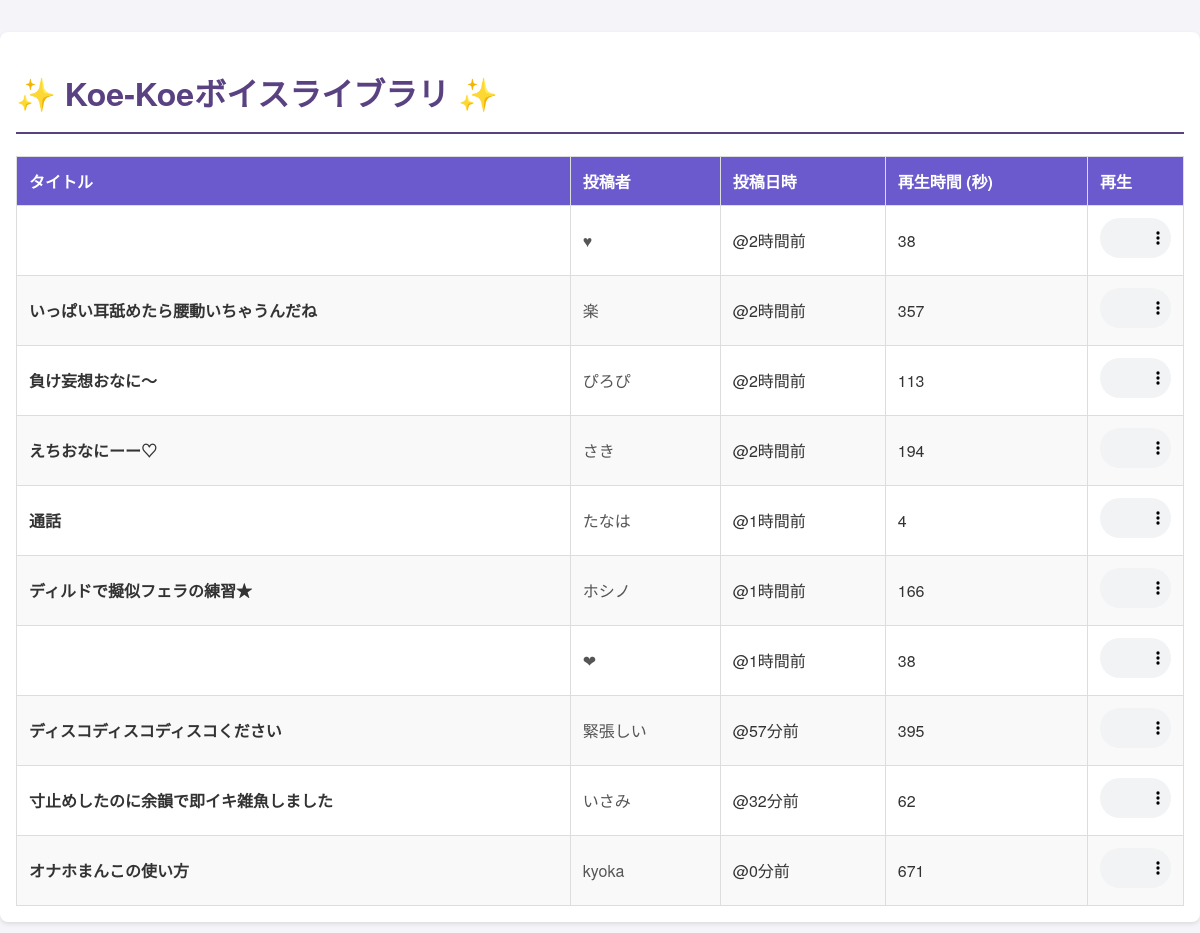
The page / on the database its author committed.
### tables this page shows
CREATE TABLE voices (
    id INTEGER PRIMARY KEY AUTOINCREMENT,
    title TEXT NOT NULL,
    author TEXT NOT NULL,
    posted_at TEXT NOT NULL,
    duration INTEGER,
    downloaded_at TIMESTAMP NOT NULL DEFAULT CURRENT_TIMESTAMP,
    filepath TEXT NOT NULL,
    koe_koe_id TEXT UNIQUE NOT NULL
);

### app.py (the view)
@app.route('/')
def index():
    conn = get_db()
    voices_raw = conn.execute('SELECT id, title, author, posted_at, duration, filepath, downloaded_at FROM voices ORDER BY downloaded_at DESC').fetchall()
    conn.close()
    voices = []
    for row in voices_raw:
        voice = dict(row)
        voice['audio_url'] = url_for('download_file', filename=os.path.basename(voice['filepath']))
        voices.append(voice)
    return render_template('index.html', voices=voices)

### app.py (called while the page is built)
def get_db():
    conn = get_db_connection()
    return conn

@app.teardown_appcontext
def close_connection(exception):
    pass

### database.py (called while the page is built)
def get_db_connection():
    conn = sqlite3.connect(DATABASE)
    conn.row_factory = sqlite3.Row
    return conn

### templates/index.html (shortened to what this page needs)
<!doctype html>
<html lang="ja">
<head>
</head>
<body>
    <div class="container">
        <h1>✨ Koe-Koeボイスライブラリ ✨</h1>
        <table>
            <thead>
                <tr>
                    <th>タイトル</th>
                    <th>投稿者</th>
                    <th>投稿日時</th>
                    <th>再生時間 (秒)</th>
                    <th>再生</th>
                </tr>
            </thead>
            <tbody>
                {% for voice in voices %}
                <tr>
                    <td class="title">{{ voice.title }}</td>
                    <td class="author">{{ voice.author }}</td>
                    <td>{{ voice.posted_at }}</td>
                    <td>{{ voice.duration if voice.duration is not none else 'N/A' }}</td>
                    <td>
                        {% if voice.audio_url %}
                        <audio controls preload="metadata">
                            <source src="{{ voice.audio_url }}" type="audio/mpeg">
                        </audio>
                        {% else %}
                        <span>再生不可</span>
                        {% endif %}
                    </td>
                </tr>
                {% else %}
                <tr>
                    <td colspan="5" style="text-align: center; padding: 2em;">まだボイスがありません。scraper.pyを実行して、ボイスをダウンロードしてください。</td>
                </tr>
                {% endfor %}
            </tbody>
        </table>
    </div>
</body>
</html>

### templates/index.html (style rules this page uses)
body { font-family: 'Helvetica Neue', 'Arial', 'Hiragino Kaku Gothic ProN', 'Hiragino Sans', 'Meiryo', sans-serif; margin: 0; padding: 0; background-color: #f4f4f9; color: #333; }
.container { max-width: 1200px; margin: 2em auto; padding: 1em; background-color: #fff; border-radius: 8px; box-shadow: 0 2px 4px rgba(0,0,0,0.1); }
h1 { color: #5a4181; border-bottom: 2px solid #5a4181; padding-bottom: 0.5em; }
table { width: 100%; border-collapse: collapse; margin-top: 1em; }
th, td { border: 1px solid #ddd; padding: 12px; text-align: left; vertical-align: middle; }
th { background-color: #6a5acd; color: white; }
tr:nth-child(even) { background-color: #f9f9f9; }
audio { width: 100%; max-width: 300px; height: 40px; }
.title { font-weight: bold; }
.author { color: #555; }

### rows shown on the page
voices: author "♥", posted_at "@2時間前", duration "38"
voices: title "いっぱい耳舐めたら腰動いちゃうんだね", author "楽", posted_at "@2時間前", duration "357"
voices: title "負け妄想おなに〜", author "ぴろぴ", posted_at "@2時間前", duration "113"
voices: title "えちおなにーー♡", author "さき", posted_at "@2時間前", duration "194"
voices: title "通話", author "たなは", posted_at "@1時間前", duration "4"
voices: title "ディルドで擬似フェラの練習★", author "ホシノ", posted_at "@1時間前", duration "166"
voices: author "❤︎", posted_at "@1時間前", duration "38"
voices: title "ディスコディスコディスコください", author "緊張しい", posted_at "@57分前", duration "395"
voices: title "寸止めしたのに余韻で即イキ雑魚しました", author "いさみ", posted_at "@32分前", duration "62"
voices: title "オナホまんこの使い方", author "kyoka", posted_at "@0分前", duration "671"
